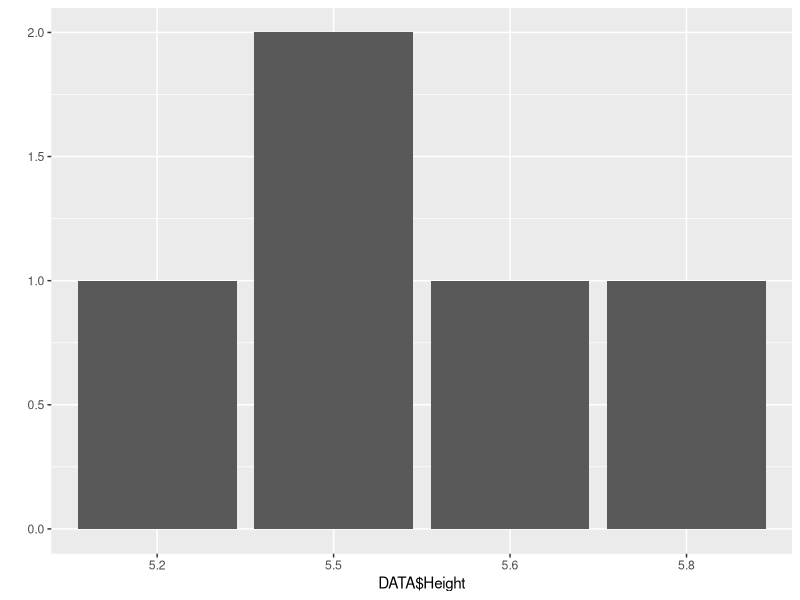

This figure's R source:
## ---- chunk 1

x <- 2
y <- 3
z <- x+y
z

## ---- chunk 2

2+2

6*7

12/4

5^2

sqrt(2)

log(100)

exp(4.60517)

exp(log(100))

## ---- chunk 3

x <- c(2.3, 4, 6, -10)

## ---- chunk 4
y <- c("Hello", "My", "Name", "Is")

## ---- chunk 5
z <- c(FALSE, FALSE, FALSE, TRUE, TRUE, FALSE, TRUE)

## ---- chunk 6

z <- matrix(c(1,2,3,4,5,6), nrow = 3, ncol=2)
z

z <- matrix(c(1,2,3,4,5,6), nrow = 2, ncol=3)
z

## ---- chunk 7

list1 <- list(x, y, z, 22, "R is really fun to learn")
list1
## ---- chunk 8

x
x[3]

## ---- chunk 9

z
z[1,2]

## ---- chunk 10

list1[3]

## ---- chunk 11

mtcars

## ---- chunk 12

NAMES    <- c("Peter", "Paul", "Mary", "Simon", "Garfunkel")
Height   <- c(5.8, 5.5, 5.2, 5.5, 5.6)                                          # I'm making up this data...
Weight   <- c(150, 155, 120, 145, 160)
Gender   <- c("Male", "Male", "Female", "Male", "Male")

DATA     <- data.frame(cbind(Height, Weight, Gender), row.names= NAMES)
DATA

## ---- chunk 13

DATA$Weight

## ---- chunk 14

DATA[,2]    # Weight is the second column

## ---- chunk 15

DATA['Mary',]

## ---- chunk 16

DATA[3,]

## ---- chunk 17
library(ggplot2)
qplot(DATA$Height)

